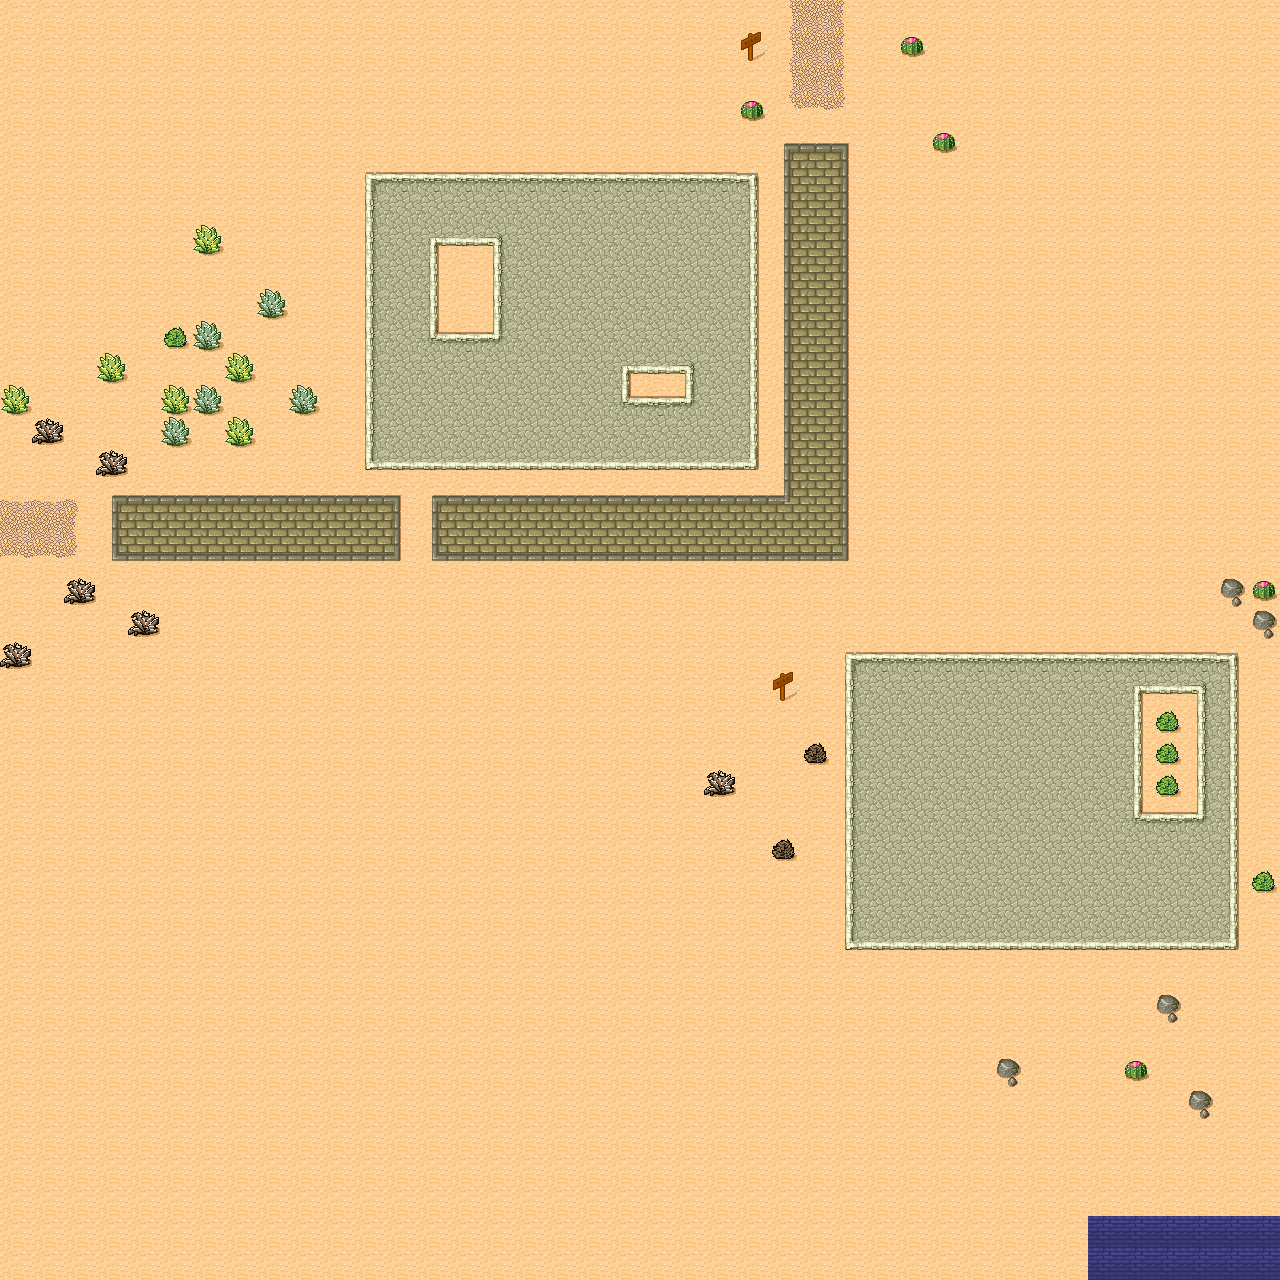

Below is a game level as drawn by its tile map, then a one-line description and the .tmx that defines it (tile-layer data replaced by summaries):
An orthogonal 40x40 tile map with 32x32 px tiles, 1 tile layer (Ground), 2 tilesets.

<map version="1.4" tiledversion="1.4.2" orientation="orthogonal" renderorder="right-down" width="40" height="40" tilewidth="32" tileheight="32" infinite="0" nextlayerid="2" nextobjectid="1">
 <tileset firstgid="1" source="desert.tsx" />
 <tileset firstgid="49" source="sewer_tileset.tsx" />
 <layer id="1" name="Ground" width="40" height="40">
  <data>[1600 cells, 1600 non-empty, 41 distinct tile ids]</data>
 </layer>
</map>
